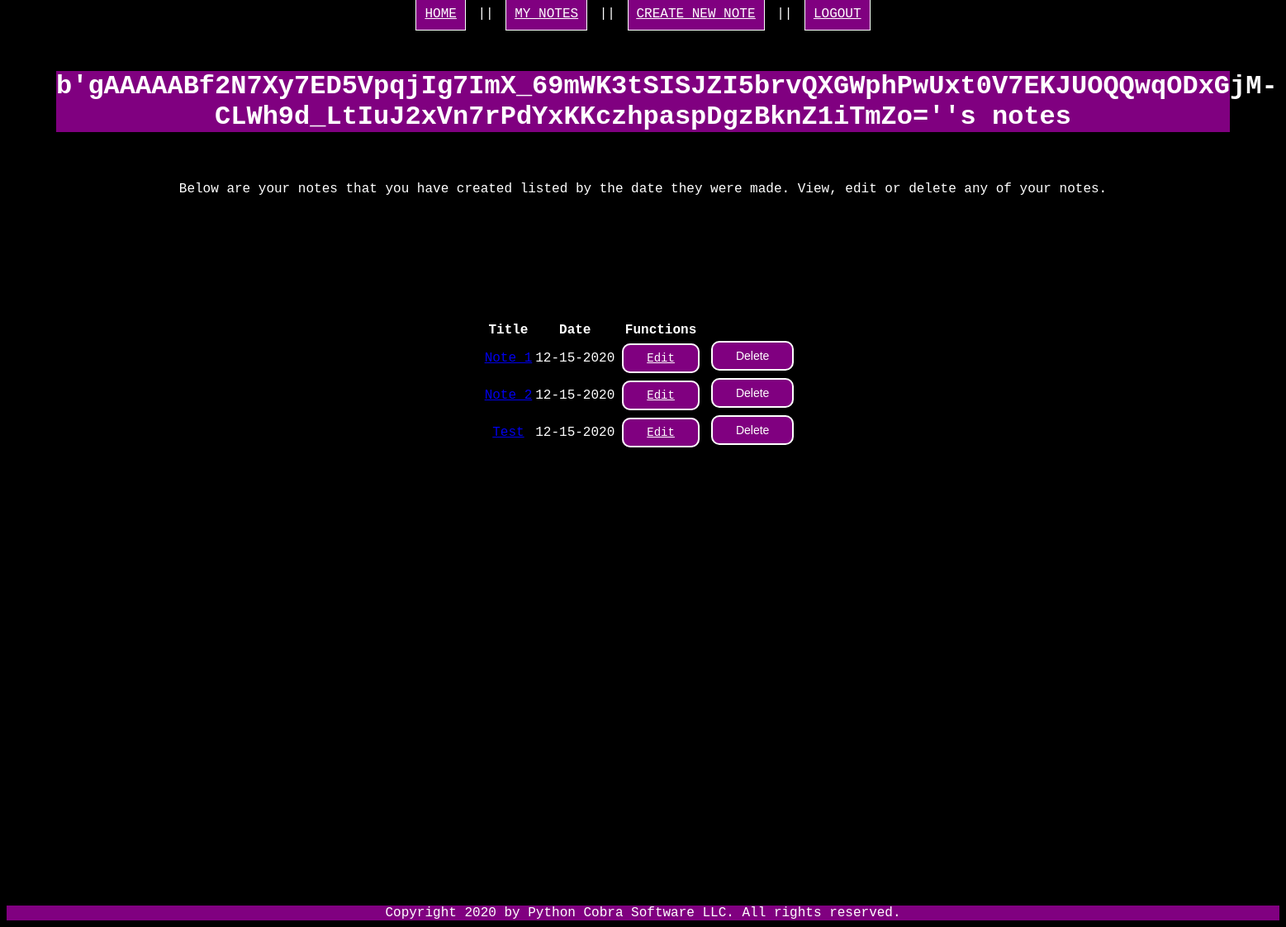
Screenshot of /notes (signed in) with the database file from the repository.
### models.py (models this page shows, shortened)
class Note(db.Model):
    id = db.Column("id", db.Integer, primary_key=True)
    title = db.Column("title", db.String(200))
    text = db.Column("text", db.String(100))
    date = db.Column("date", db.String(50))
    user_id = db.Column(db.Integer, db.ForeignKey("user.id"), nullable=False)
    comments = db.relationship("Comment", backref="note", cascade="all, delete-orphan", lazy=True)

### PyPad.py (the view)
@app.route('/notes')
def get_notes():
    if session.get('user'):
        user_notes = db.session.query(Note).filter_by(user_id=session['user_id'])
        return render_template('notes.html', notes=user_notes, user = session['user'])
    else:
        return redirect(url_for('login'))

### templates/notes.html (shortened to what this page needs)
<!DOCTYPE html>
<html lang="en">
    <head>
        <link rel="stylesheet" href="{{ url_for('static', filename='design.css') }}">
    </head>
    <body>
    <nav class="nav_bar">
		<a href="{{url_for('index')}}" class="nav_button">Home</a> ||
		<a href="{{url_for('get_notes')}}" class="nav_button"><u>My notes</u></a> ||
		<a href="{{url_for('new_note')}}" class="nav_button"><u>Create new note</u></a> ||
		{% if user %}
        <a href="{{ url_for('logout') }}" class="nav_button"> Logout</a>
		{% else %}
		<a href="{{url_for('createAccount')}}" class="nav_button">Create Account</a> ||
		<a href="{{url_for('login')}}" class="nav_button">Login</a>
		{% endif %}
		</nav>
    <main>
        <h1>{{user}}'s notes</h1>
        <p>
            Below are your notes that you have created listed by the date they were made. View, edit or delete any of
            your notes.
        </p>
        <table class="note_table">
            <tr>
                <th>Title</th>
                <th>Date</th>
				<th>Functions</th>
            </tr>
            {% for note in notes %}
            <tr class="note_entry">
                <td><a href="{{ url_for('get_note', note_id=note.id) }}">{{ note.title }}</a></td>
                <td>{{ note.date }}</td>
                <td><a href="{{ url_for('update_note', note_id=note.id) }}" class="basic_button">Edit</a></td>
                <td>
                    <form action="{{ url_for('delete_note', note_id=note.id) }}" method="post">
                        <input type="submit" value="Delete" class="basic_button">
                    </form>
                <td>
            </tr>
            {% endfor %}
        </table>
    </main>
    <footer>
		Copyright 2020 by Python Cobra Software LLC. All rights reserved.
	</footer>
    </body>
</html>

### static/design.css (style rules this page uses)
body { font-family: "Courier New"; text-align: center; color: white; background: black; }
h1 { font-family: "Courier New"; color: white; background: purple; margin: 60px; }
footer { font-family: "Courier New"; background: purple; margin-top: 550px; }
.nav_bar { --fill-color: purple; display: block; position: static; text-transform: uppercase; }
.nav_button { color: white; background: purple; border-style: solid; border-width: thin; margin-left: 5px; margin-right: 5px; text-align: center; padding: 10px 10px 10px 10px; transition-duration: 0.4s; }
.note_table { align: center; text-align: center; margin-left: auto; margin-right: auto; margin-top: 150px; }
.basic_button { font-size: 14px; padding: 8px 28px; border-radius: 10px; background-color: purple; color: white; border: 2px solid white; transition-duration: 0.4s; margin-left: 5px; margin-right: 5px; margin-bottom: 5px; }

### rows the page displays
Note: title "Note 1", date "12-15-2020"
Note: title "Note 2", date "12-15-2020"
Note: title "Test", date "12-15-2020"

### other values shown
{{ user }} "b'gAAAAABf2N7Xy7ED5VpqjIg7ImX_69mWK3tSISJZI5brvQXGWphPwUxt0V7EKJUOQQwqODxGjM-CLWh9d_LtIuJ2xVn7rPdYxKKczhpaspDgzBknZ1iTmZo='"
